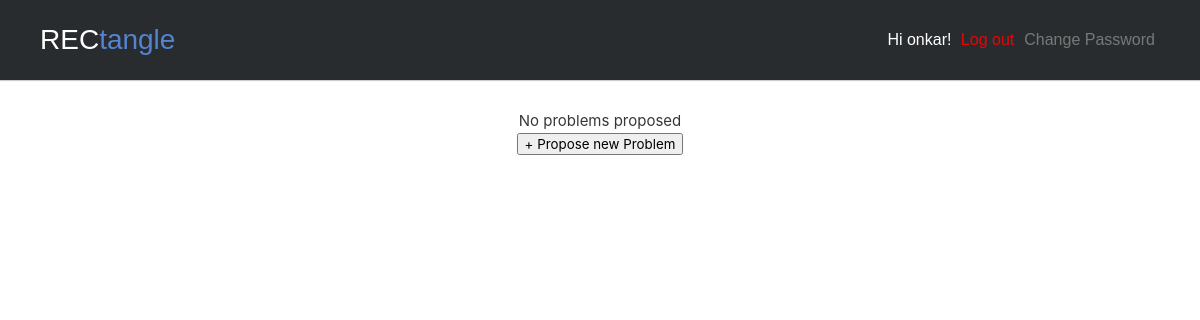
Before: / (signed in) with the older database file.
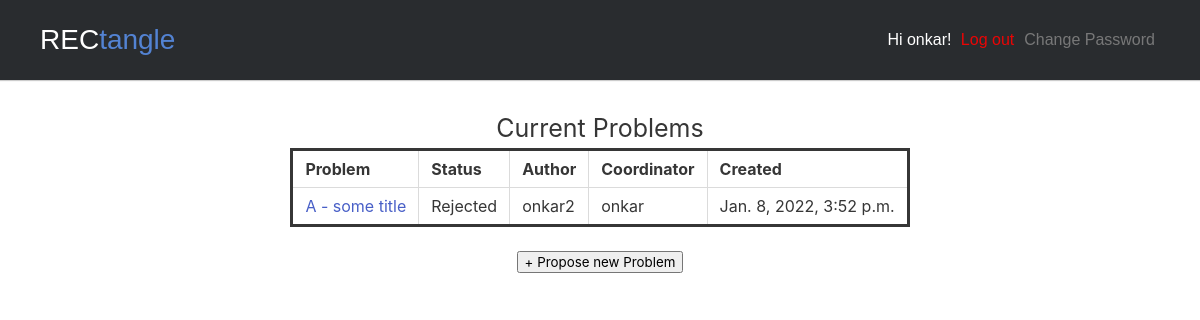
After: the same page with the newer database file.
### accounts/models.py (models this page shows)
class CustomUser(AbstractUser):
	POST_CHOICES = [('SeniorCoordinator','SeniorCoordinator'), ('JuniorCoordinator','JuniorCoordinator'), ('BoardMember','BoardMember')]
	post = models.CharField(max_length = 18,
								choices=POST_CHOICES,
								default='JuniorCoordinator')
	email = models.EmailField(unique=True)
	REQUIRED_FIELDS = ['email',	]

### posts/models.py (models this page shows, shortened)
class Problem(models.Model):
	def coordinators():
		people = User.objects.all()
		people_names = []
		for person in people:
			people_names.append((person.username, person.username))
		return people_names
	DIFFICULTY_CHOICES = [('A','A'), ('B','B'), ('C','C'), ('D','D'), ('E','E'), ('F','F'), ('G','G'), ('H','H')]
	STATUS_CHOICES = [('Queued','Queued'),('Rejected','Rejected'), ('Testing','Testing'), ('Done','Done')]
	COORDINATOR_CHOICES = coordinators()
	title = models.CharField(max_length = 200, null = True, unique =True )
	Description = models.TextField()
	author = models.ForeignKey(
		settings.AUTH_USER_MODEL,
		related_name ='problem_author',
		on_delete=models.CASCADE,
		null = True,
	)
	difficulty = models.CharField(max_length = 30,
								  choices=DIFFICULTY_CHOICES,
								  default='A')
	status = models.CharField(max_length = 30,
								  choices=STATUS_CHOICES,
								  default='Queued')
	created = models.DateTimeField(auto_now_add=True , blank = True, null = True)
	updated = models.DateTimeField(auto_now=True , blank = True, null = True)
	coordinator1 = models.CharField(max_length = 20,
								  choices=COORDINATOR_CHOICES,
								  default='A')
	coordinator2 = models.CharField(max_length = 20,
								  choices=COORDINATOR_CHOICES,
								  default='A')
	class Meta:
		ordering = ('difficulty',)

### posts/views.py (the view)
# urls.py: path('', HomePageView.as_view(), name = 'home'),
class HomePageView(IsAllowed, ListView):
	model =Problem
	template_name = 'home.html'
	context_object_name = 'all_prob_list'

### posts/views.py (called while the page is built)
	def test_func(self):
		return self.request.user.is_staff

### templates/home.html
{% extends  'base.html' %}
{% block content %}
                <div class="table is-bordered is-fullwidth " id="outer">
                    {% if all_prob_list %}
                	<div id="inner">
	    			<h1>Current Problems</h1>
	    			</div>
                        <table width="auto">
                            <thead>
                                <tr class="">
                                	<th>Problem</th>
                                	<th>Status</th>
                                	<th>Author</th>
                                	<th>Coordinator</th>
                                	<th>Created</th>
                                </tr>
                            </thead>
                            <tbody >
                            	{% for problem in all_prob_list %}
                                <tr>
                                	<td><a href="{% url 'problem_detail' problem.pk %}">{{problem.difficulty}}  -  {{problem.title}}</a></td>
                                	<td>{{problem.status}}</td>
                                	<td>{{problem.author}}</td>
                                	<td>{{problem.coordinator1}}</td>
                                	<td>{{problem.created}}</td>
                                </tr>
                                {% endfor %}
                            </tbody>
                        </table>
                    <div>
                    {% else %}
                    <h3>No problems proposed</h3>
                    {% endif%}
                    <a href="{% url 'problem_create' %}"><button>+ Propose new Problem</button></a>
                	</div>
                </div>
                </div>
{% endblock content %}

### templates/base.html (shortened to what this page needs)
{% load static %}
<html>
<head>
	<link rel="stylesheet" href="{% static 'styles.css' %}">
	<link rel="stylesheet" type="text/css" href="https://cdnjs.cloudflare.com/ajax/libs/bulma/0.6.2/css/bulma.css">
</head>
<body>
	<div>
		<header class="header-fixed">
			<div class="header-limiter">
				<h1><a href="{% url 'home' %}">REC<span>tangle</span></a></h1>
				<nav>
				<div class="">
					{% if user.is_authenticated %}
					<p>Hi {{ user.username }}!  <a href="{% url 'logout' %} " style="color: red">Log out</a><a href="{% url 'password_change' %}"  style="color: grey;">Change Password</a></p>
					{% else %}
					<p>You are not logged in.
					<a href="{% url 'login' %}">Log In</a></p>
					{% endif %}
				</div>
				</nav>
			</div>
		</header>
		<div id="allblocks">
		{% block content %}
		{% endblock content %}
		</div>
</body>
</html>

### static/styles.css (style rules this page uses)
#outer { width: 100%; text-align: center; display: inline-block; padding: 10px; font-size: 15px; }
#allblocks { width: 100%; text-align: left; display: inline-block; padding: 20px; font-size: 15px; z=100 }
#inner { text-align: center; display: inline-block; font-size: 25px; }
table { align-self: center; background-color: white; color: #363636; margin-bottom: 1.5rem; margin-left: auto; margin-right: auto; border: solid 3px; }
.table th { color: #363636; text-align: left; padding: 5px; text-align: center; }
.twitter-icon, .facebook-icon, .instagram-icon, .linkedin-icon, { margin-top: .625em; width: 40px; height: 40px; opacity: .6; filter: alpha(opacity=60); border-radius: 25px; }
.twitter-icon:hover, .facebook-icon:hover, .instagram-icon:hover, .linkedin-icon:hover, { opacity: 1.0; filter: alpha(opacity=100); }
.header-fixed { background-color:#292c2f; box-shadow:0 1px 1px #ccc; padding: 20px 40px; height: 80px; color: #ffffff; box-sizing: border-box; top:-100px; -webkit-transition:top 0.3s; transition:top 0.3s; }
.header-fixed .header-limiter { max-width: 1200px; text-align: center; margin: 0 auto; }
.header-fixed .header-limiter h1 { float: left; font: normal 28px Cookie, Arial, Helvetica, sans-serif; line-height: 40px; margin: 0; }
.header-fixed .header-limiter h1 span { color: #5383d3; }
.header-fixed .header-limiter a { color: #ffffff; text-decoration: none; }
.header-fixed .header-limiter nav { font:16px Arial, Helvetica, sans-serif; line-height: 40px; float: right; }
.header-fixed .header-limiter nav a { display: inline-block; padding: 0 5px; text-decoration:none; color: #ffffff; opacity: 0.9; }

Changed rows visible on the page:
added Problem: difficulty "A", title "some title", status "Rejected", author "onkar2", coordinator1 "onkar", created "Jan. 8, 2022, 3:52 p.m."
Other visible differences:
text no longer shown: "No problems proposed"
text now shown: "Current Problems Problem Status Author Coordinator Created"
